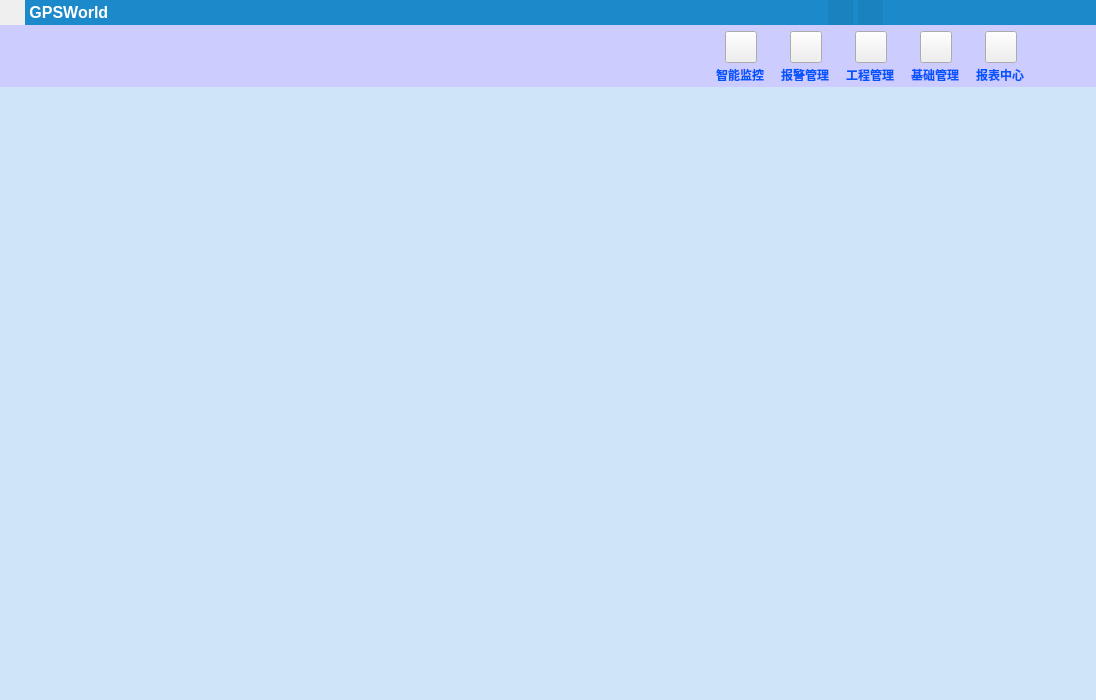
<?xml version="1.0" encoding="UTF-8"?>
<ui version="4.0">
 <class>GPSWorld</class>
 <widget class="QWidget" name="GPSWorld">
  <property name="geometry">
   <rect>
    <x>0</x>
    <y>0</y>
    <width>1096</width>
    <height>700</height>
   </rect>
  </property>
  <property name="sizePolicy">
   <sizepolicy hsizetype="Expanding" vsizetype="Expanding">
    <horstretch>0</horstretch>
    <verstretch>0</verstretch>
   </sizepolicy>
  </property>
  <property name="windowTitle">
   <string>GPSWorld</string>
  </property>
  <property name="windowIcon">
   <iconset resource="GPSWorld.qrc">
    <normaloff>:/GPSWorld/Resources/image/GPS.ico</normaloff>:/GPSWorld/Resources/image/GPS.ico</iconset>
  </property>
  <property name="styleSheet">
   <string notr="true"/>
  </property>
  <layout class="QVBoxLayout" name="verticalLayout">
   <property name="spacing">
    <number>0</number>
   </property>
   <property name="leftMargin">
    <number>0</number>
   </property>
   <property name="topMargin">
    <number>0</number>
   </property>
   <property name="rightMargin">
    <number>0</number>
   </property>
   <property name="bottomMargin">
    <number>0</number>
   </property>
   <item>
    <widget class="QWidget" name="widget_title" native="true">
     <property name="sizePolicy">
      <sizepolicy hsizetype="Expanding" vsizetype="Fixed">
       <horstretch>0</horstretch>
       <verstretch>0</verstretch>
      </sizepolicy>
     </property>
     <property name="minimumSize">
      <size>
       <width>0</width>
       <height>25</height>
      </size>
     </property>
     <property name="maximumSize">
      <size>
       <width>16777215</width>
       <height>25</height>
      </size>
     </property>
     <layout class="QHBoxLayout" name="horizontalLayout">
      <property name="spacing">
       <number>0</number>
      </property>
      <property name="leftMargin">
       <number>0</number>
      </property>
      <property name="topMargin">
       <number>0</number>
      </property>
      <property name="rightMargin">
       <number>0</number>
      </property>
      <property name="bottomMargin">
       <number>0</number>
      </property>
      <item>
       <widget class="QPushButton" name="btn_icon">
        <property name="sizePolicy">
         <sizepolicy hsizetype="Fixed" vsizetype="Fixed">
          <horstretch>0</horstretch>
          <verstretch>0</verstretch>
         </sizepolicy>
        </property>
        <property name="minimumSize">
         <size>
          <width>25</width>
          <height>25</height>
         </size>
        </property>
        <property name="maximumSize">
         <size>
          <width>25</width>
          <height>25</height>
         </size>
        </property>
        <property name="text">
         <string/>
        </property>
        <property name="icon">
         <iconset resource="GPSWorld.qrc">
          <normaloff>:/GPSWorld/Resources/image/GPS.png</normaloff>:/GPSWorld/Resources/image/GPS.png</iconset>
        </property>
        <property name="iconSize">
         <size>
          <width>25</width>
          <height>25</height>
         </size>
        </property>
        <property name="autoDefault">
         <bool>true</bool>
        </property>
        <property name="flat">
         <bool>true</bool>
        </property>
       </widget>
      </item>
      <item>
       <widget class="QLabel" name="lab_title">
        <property name="sizePolicy">
         <sizepolicy hsizetype="Expanding" vsizetype="Fixed">
          <horstretch>0</horstretch>
          <verstretch>0</verstretch>
         </sizepolicy>
        </property>
        <property name="minimumSize">
         <size>
          <width>0</width>
          <height>25</height>
         </size>
        </property>
        <property name="maximumSize">
         <size>
          <width>16777215</width>
          <height>25</height>
         </size>
        </property>
        <property name="font">
         <font>
          <pointsize>12</pointsize>
         </font>
        </property>
        <property name="layoutDirection">
         <enum>Qt::LeftToRight</enum>
        </property>
        <property name="styleSheet">
         <string notr="true">QLabel#lab_title{
	background: #1B89CA;
	color: rgb(255, 255, 255);
}
</string>
        </property>
        <property name="text">
         <string>&lt;html&gt;&lt;b&gt;&amp;nbsp;GPSWorld&lt;/b&gt;&lt;/html&gt;</string>
        </property>
       </widget>
      </item>
      <item>
       <widget class="QWidget" name="widget_style" native="true">
        <property name="sizePolicy">
         <sizepolicy hsizetype="Fixed" vsizetype="Fixed">
          <horstretch>0</horstretch>
          <verstretch>0</verstretch>
         </sizepolicy>
        </property>
        <property name="minimumSize">
         <size>
          <width>268</width>
          <height>25</height>
         </size>
        </property>
        <property name="maximumSize">
         <size>
          <width>268</width>
          <height>25</height>
         </size>
        </property>
        <property name="styleSheet">
         <string notr="true">QWidget#widget_style{
		background: #1B89CA;
		color:#1B89CA;
}</string>
        </property>
        <widget class="QWidget" name="widget_notice" native="true">
         <property name="geometry">
          <rect>
           <x>0</x>
           <y>0</y>
           <width>55</width>
           <height>25</height>
          </rect>
         </property>
         <property name="sizePolicy">
          <sizepolicy hsizetype="Fixed" vsizetype="Fixed">
           <horstretch>0</horstretch>
           <verstretch>0</verstretch>
          </sizepolicy>
         </property>
         <widget class="QPushButton" name="Warnning">
          <property name="geometry">
           <rect>
            <x>0</x>
            <y>0</y>
            <width>25</width>
            <height>25</height>
           </rect>
          </property>
          <property name="sizePolicy">
           <sizepolicy hsizetype="Fixed" vsizetype="Fixed">
            <horstretch>0</horstretch>
            <verstretch>0</verstretch>
           </sizepolicy>
          </property>
          <property name="minimumSize">
           <size>
            <width>25</width>
            <height>25</height>
           </size>
          </property>
          <property name="maximumSize">
           <size>
            <width>25</width>
            <height>25</height>
           </size>
          </property>
          <property name="toolTip">
           <string>上线提醒</string>
          </property>
          <property name="styleSheet">
           <string notr="true">QPushButton#Warnning{
	border-radius:0px;
	color: #F0F0F0;
	background-color: rgb(25, 130, 191);
	border-style:none;
}
QPushButton#Warnning:hover{
	background-color: qlineargradient(spread:pad, x1:0, y1:1, x2:0, y2:0, stop:0 rgba(25, 134, 199, 0), stop:1 #5CACEE);
}</string>
          </property>
          <property name="text">
           <string/>
          </property>
          <property name="iconSize">
           <size>
            <width>23</width>
            <height>23</height>
           </size>
          </property>
          <property name="autoDefault">
           <bool>false</bool>
          </property>
          <property name="flat">
           <bool>true</bool>
          </property>
         </widget>
         <widget class="QPushButton" name="OnlineNotice">
          <property name="geometry">
           <rect>
            <x>30</x>
            <y>0</y>
            <width>25</width>
            <height>25</height>
           </rect>
          </property>
          <property name="sizePolicy">
           <sizepolicy hsizetype="Fixed" vsizetype="Fixed">
            <horstretch>0</horstretch>
            <verstretch>0</verstretch>
           </sizepolicy>
          </property>
          <property name="minimumSize">
           <size>
            <width>25</width>
            <height>25</height>
           </size>
          </property>
          <property name="maximumSize">
           <size>
            <width>25</width>
            <height>25</height>
           </size>
          </property>
          <property name="toolTip">
           <string>警告报警</string>
          </property>
          <property name="styleSheet">
           <string notr="true">QPushButton#OnlineNotice{
	border-radius:0px;
	color: #F0F0F0;
	background-color: rgb(25, 130, 191);
	border-style:none;
}
QPushButton#OnlineNotice:hover{
	background-color: qlineargradient(spread:pad, x1:0, y1:1, x2:0, y2:0, stop:0 rgba(25, 134, 199, 0), stop:1 #5CACEE);
}</string>
          </property>
          <property name="text">
           <string/>
          </property>
          <property name="iconSize">
           <size>
            <width>25</width>
            <height>25</height>
           </size>
          </property>
          <property name="autoDefault">
           <bool>false</bool>
          </property>
          <property name="flat">
           <bool>true</bool>
          </property>
         </widget>
        </widget>
        <widget class="QWidget" name="widget_terminal" native="true">
         <property name="geometry">
          <rect>
           <x>65</x>
           <y>0</y>
           <width>64</width>
           <height>25</height>
          </rect>
         </property>
         <property name="sizePolicy">
          <sizepolicy hsizetype="Fixed" vsizetype="Fixed">
           <horstretch>0</horstretch>
           <verstretch>0</verstretch>
          </sizepolicy>
         </property>
         <widget class="QPushButton" name="terminalSetting">
          <property name="geometry">
           <rect>
            <x>0</x>
            <y>0</y>
            <width>32</width>
            <height>23</height>
           </rect>
          </property>
          <property name="sizePolicy">
           <sizepolicy hsizetype="Fixed" vsizetype="Fixed">
            <horstretch>0</horstretch>
            <verstretch>0</verstretch>
           </sizepolicy>
          </property>
          <property name="minimumSize">
           <size>
            <width>32</width>
            <height>23</height>
           </size>
          </property>
          <property name="maximumSize">
           <size>
            <width>32</width>
            <height>23</height>
           </size>
          </property>
          <property name="cursor">
           <cursorShape>ArrowCursor</cursorShape>
          </property>
          <property name="focusPolicy">
           <enum>Qt::NoFocus</enum>
          </property>
          <property name="toolTip">
           <string>终端控制</string>
          </property>
          <property name="styleSheet">
           <string notr="true">QPushButton#terminalSetting{
	border-radius:0px;
	color: #F0F0F0;
	background-color:rgba(0,0,0,0);
	border-style:none;
}
QPushButton#terminalSetting:hover{
	background-color: qlineargradient(spread:pad, x1:0, y1:1, x2:0, y2:0, stop:0 rgba(25, 134, 199, 0), stop:1 #5CACEE);
}</string>
          </property>
          <property name="text">
           <string/>
          </property>
          <property name="autoDefault">
           <bool>true</bool>
          </property>
          <property name="flat">
           <bool>true</bool>
          </property>
         </widget>
         <widget class="QPushButton" name="terminalCommand">
          <property name="geometry">
           <rect>
            <x>32</x>
            <y>0</y>
            <width>32</width>
            <height>23</height>
           </rect>
          </property>
          <property name="sizePolicy">
           <sizepolicy hsizetype="Fixed" vsizetype="Fixed">
            <horstretch>0</horstretch>
            <verstretch>0</verstretch>
           </sizepolicy>
          </property>
          <property name="minimumSize">
           <size>
            <width>32</width>
            <height>23</height>
           </size>
          </property>
          <property name="maximumSize">
           <size>
            <width>32</width>
            <height>23</height>
           </size>
          </property>
          <property name="cursor">
           <cursorShape>ArrowCursor</cursorShape>
          </property>
          <property name="focusPolicy">
           <enum>Qt::NoFocus</enum>
          </property>
          <property name="toolTip">
           <string>上行命令</string>
          </property>
          <property name="styleSheet">
           <string notr="true">QPushButton#terminalCommand{
	border-radius:0px;
	color: #F0F0F0;
	background-color:rgba(0,0,0,0);
	border-style:none;
}
QPushButton#terminalCommand:hover{
	background-color: qlineargradient(spread:pad, x1:0, y1:1, x2:0, y2:0, stop:0 rgba(25, 134, 199, 0), stop:1 #5CACEE);
}</string>
          </property>
          <property name="text">
           <string/>
          </property>
          <property name="autoDefault">
           <bool>true</bool>
          </property>
          <property name="flat">
           <bool>true</bool>
          </property>
         </widget>
        </widget>
        <widget class="QWidget" name="widget_btnMenu" native="true">
         <property name="geometry">
          <rect>
           <x>140</x>
           <y>0</y>
           <width>128</width>
           <height>25</height>
          </rect>
         </property>
         <property name="sizePolicy">
          <sizepolicy hsizetype="Fixed" vsizetype="Fixed">
           <horstretch>0</horstretch>
           <verstretch>0</verstretch>
          </sizepolicy>
         </property>
         <widget class="QPushButton" name="btnMenu_Close">
          <property name="geometry">
           <rect>
            <x>96</x>
            <y>0</y>
            <width>32</width>
            <height>23</height>
           </rect>
          </property>
          <property name="sizePolicy">
           <sizepolicy hsizetype="Fixed" vsizetype="Fixed">
            <horstretch>0</horstretch>
            <verstretch>0</verstretch>
           </sizepolicy>
          </property>
          <property name="minimumSize">
           <size>
            <width>32</width>
            <height>23</height>
           </size>
          </property>
          <property name="maximumSize">
           <size>
            <width>32</width>
            <height>23</height>
           </size>
          </property>
          <property name="baseSize">
           <size>
            <width>32</width>
            <height>23</height>
           </size>
          </property>
          <property name="cursor">
           <cursorShape>ArrowCursor</cursorShape>
          </property>
          <property name="focusPolicy">
           <enum>Qt::NoFocus</enum>
          </property>
          <property name="toolTip">
           <string>最小化</string>
          </property>
          <property name="styleSheet">
           <string notr="true">QPushButton#btnMenu_Close{
	border-radius:0px;
	color: #F0F0F0;
	background-color:rgba(0,0,0,0);
	border-style:none;
}
QPushButton#btnMenu_Close:hover{
	background-color: qlineargradient(spread:pad, x1:0, y1:1, x2:0, y2:0, stop:0 rgba(238, 0, 0, 128), stop:1 rgba(238, 44, 44, 255));
}</string>
          </property>
          <property name="text">
           <string/>
          </property>
          <property name="autoDefault">
           <bool>true</bool>
          </property>
          <property name="flat">
           <bool>true</bool>
          </property>
         </widget>
         <widget class="QPushButton" name="btnMenu_Max">
          <property name="geometry">
           <rect>
            <x>64</x>
            <y>0</y>
            <width>32</width>
            <height>23</height>
           </rect>
          </property>
          <property name="sizePolicy">
           <sizepolicy hsizetype="Fixed" vsizetype="Fixed">
            <horstretch>0</horstretch>
            <verstretch>0</verstretch>
           </sizepolicy>
          </property>
          <property name="minimumSize">
           <size>
            <width>32</width>
            <height>23</height>
           </size>
          </property>
          <property name="maximumSize">
           <size>
            <width>32</width>
            <height>23</height>
           </size>
          </property>
          <property name="baseSize">
           <size>
            <width>32</width>
            <height>23</height>
           </size>
          </property>
          <property name="cursor">
           <cursorShape>ArrowCursor</cursorShape>
          </property>
          <property name="focusPolicy">
           <enum>Qt::NoFocus</enum>
          </property>
          <property name="toolTip">
           <string>菜单</string>
          </property>
          <property name="styleSheet">
           <string notr="true">QPushButton#btnMenu_Max{
	border-radius:0px;
	color: #F0F0F0;
	background-color:rgba(0,0,0,0);
	border-style:none;
}
QPushButton#btnMenu_Max:hover{
	background-color: qlineargradient(spread:pad, x1:0, y1:1, x2:0, y2:0, stop:0 rgba(25, 134, 199, 0), stop:1 #5CACEE);
}</string>
          </property>
          <property name="text">
           <string/>
          </property>
          <property name="autoDefault">
           <bool>true</bool>
          </property>
          <property name="flat">
           <bool>true</bool>
          </property>
         </widget>
         <widget class="QPushButton" name="btnMenu">
          <property name="geometry">
           <rect>
            <x>0</x>
            <y>0</y>
            <width>32</width>
            <height>23</height>
           </rect>
          </property>
          <property name="sizePolicy">
           <sizepolicy hsizetype="Fixed" vsizetype="Fixed">
            <horstretch>0</horstretch>
            <verstretch>0</verstretch>
           </sizepolicy>
          </property>
          <property name="minimumSize">
           <size>
            <width>32</width>
            <height>23</height>
           </size>
          </property>
          <property name="maximumSize">
           <size>
            <width>32</width>
            <height>23</height>
           </size>
          </property>
          <property name="cursor">
           <cursorShape>ArrowCursor</cursorShape>
          </property>
          <property name="focusPolicy">
           <enum>Qt::NoFocus</enum>
          </property>
          <property name="toolTip">
           <string>终端控制</string>
          </property>
          <property name="styleSheet">
           <string notr="true">QPushButton#btnMenu{
	border-radius:0px;
	color: #F0F0F0;
	background-color:rgba(0,0,0,0);
	border-style:none;
}
QPushButton#btnMenu:hover{
	background-color: qlineargradient(spread:pad, x1:0, y1:1, x2:0, y2:0, stop:0 rgba(25, 134, 199, 0), stop:1 #5CACEE);
}</string>
          </property>
          <property name="text">
           <string/>
          </property>
          <property name="autoDefault">
           <bool>true</bool>
          </property>
          <property name="flat">
           <bool>true</bool>
          </property>
         </widget>
         <widget class="QPushButton" name="btnMenu_Min">
          <property name="geometry">
           <rect>
            <x>32</x>
            <y>0</y>
            <width>32</width>
            <height>23</height>
           </rect>
          </property>
          <property name="sizePolicy">
           <sizepolicy hsizetype="Fixed" vsizetype="Fixed">
            <horstretch>0</horstretch>
            <verstretch>0</verstretch>
           </sizepolicy>
          </property>
          <property name="minimumSize">
           <size>
            <width>32</width>
            <height>23</height>
           </size>
          </property>
          <property name="maximumSize">
           <size>
            <width>32</width>
            <height>23</height>
           </size>
          </property>
          <property name="cursor">
           <cursorShape>ArrowCursor</cursorShape>
          </property>
          <property name="focusPolicy">
           <enum>Qt::NoFocus</enum>
          </property>
          <property name="toolTip">
           <string>上行命令</string>
          </property>
          <property name="styleSheet">
           <string notr="true">QPushButton#btnMenu_Min{
	border-radius:0px;
	color: #F0F0F0;
	background-color:rgba(0,0,0,0);
	border-style:none;
}
QPushButton#btnMenu_Min:hover{
	background-color: qlineargradient(spread:pad, x1:0, y1:1, x2:0, y2:0, stop:0 rgba(25, 134, 199, 0), stop:1 #5CACEE);
}</string>
          </property>
          <property name="text">
           <string/>
          </property>
          <property name="autoDefault">
           <bool>true</bool>
          </property>
          <property name="flat">
           <bool>true</bool>
          </property>
         </widget>
        </widget>
       </widget>
      </item>
     </layout>
    </widget>
   </item>
   <item>
    <widget class="QWidget" name="widget_tool" native="true">
     <property name="sizePolicy">
      <sizepolicy hsizetype="Expanding" vsizetype="Fixed">
       <horstretch>0</horstretch>
       <verstretch>0</verstretch>
      </sizepolicy>
     </property>
     <property name="minimumSize">
      <size>
       <width>0</width>
       <height>62</height>
      </size>
     </property>
     <property name="maximumSize">
      <size>
       <width>16777215</width>
       <height>62</height>
      </size>
     </property>
     <property name="styleSheet">
      <string notr="true">QWidget#widget_tool{
	background-color:#CCCCFF;
}
</string>
     </property>
     <layout class="QHBoxLayout" name="horizontalLayout_2">
      <property name="spacing">
       <number>0</number>
      </property>
      <property name="leftMargin">
       <number>0</number>
      </property>
      <property name="topMargin">
       <number>6</number>
      </property>
      <property name="rightMargin">
       <number>0</number>
      </property>
      <property name="bottomMargin">
       <number>6</number>
      </property>
      <item>
       <widget class="QLabel" name="lab_Logo">
        <property name="sizePolicy">
         <sizepolicy hsizetype="Fixed" vsizetype="Fixed">
          <horstretch>0</horstretch>
          <verstretch>0</verstretch>
         </sizepolicy>
        </property>
        <property name="minimumSize">
         <size>
          <width>185</width>
          <height>50</height>
         </size>
        </property>
        <property name="maximumSize">
         <size>
          <width>185</width>
          <height>50</height>
         </size>
        </property>
        <property name="text">
         <string/>
        </property>
       </widget>
      </item>
      <item>
       <spacer name="horizontalSpacer">
        <property name="orientation">
         <enum>Qt::Horizontal</enum>
        </property>
        <property name="sizeHint" stdset="0">
         <size>
          <width>508</width>
          <height>48</height>
         </size>
        </property>
       </spacer>
      </item>
      <item>
       <widget class="QWidget" name="widget_toolBtn" native="true">
        <property name="sizePolicy">
         <sizepolicy hsizetype="Fixed" vsizetype="Fixed">
          <horstretch>0</horstretch>
          <verstretch>0</verstretch>
         </sizepolicy>
        </property>
        <property name="minimumSize">
         <size>
          <width>310</width>
          <height>50</height>
         </size>
        </property>
        <property name="maximumSize">
         <size>
          <width>310</width>
          <height>50</height>
         </size>
        </property>
        <widget class="QWidget" name="widget_repTool" native="true">
         <property name="geometry">
          <rect>
           <x>260</x>
           <y>0</y>
           <width>50</width>
           <height>50</height>
          </rect>
         </property>
         <property name="sizePolicy">
          <sizepolicy hsizetype="Fixed" vsizetype="Fixed">
           <horstretch>0</horstretch>
           <verstretch>0</verstretch>
          </sizepolicy>
         </property>
         <property name="styleSheet">
          <string notr="true">QWidget#widget_repTool{
	background-color:#CCCCFF;
}
QWidget#widget_repTool:hover{
	background-color: rgb(156, 156, 232);
}</string>
         </property>
         <widget class="QLabel" name="labelText5">
          <property name="geometry">
           <rect>
            <x>0</x>
            <y>35</y>
            <width>50</width>
            <height>15</height>
           </rect>
          </property>
          <property name="sizePolicy">
           <sizepolicy hsizetype="Fixed" vsizetype="Fixed">
            <horstretch>0</horstretch>
            <verstretch>0</verstretch>
           </sizepolicy>
          </property>
          <property name="text">
           <string>&lt;html&gt;&lt;head/&gt;&lt;body&gt;&lt;p&gt;&lt;span style=&quot; font-weight:600; color:#0055ff;&quot;&gt;报表中心&lt;/span&gt;&lt;/p&gt;&lt;/body&gt;&lt;/html&gt;</string>
          </property>
         </widget>
         <widget class="QPushButton" name="reportButton">
          <property name="geometry">
           <rect>
            <x>9</x>
            <y>0</y>
            <width>32</width>
            <height>32</height>
           </rect>
          </property>
          <property name="sizePolicy">
           <sizepolicy hsizetype="Fixed" vsizetype="Fixed">
            <horstretch>0</horstretch>
            <verstretch>0</verstretch>
           </sizepolicy>
          </property>
          <property name="text">
           <string/>
          </property>
          <property name="icon">
           <iconset resource="GPSWorld.qrc">
            <normaloff>:/GPSWorld/Resources/image/reportcenter.png</normaloff>:/GPSWorld/Resources/image/reportcenter.png</iconset>
          </property>
          <property name="iconSize">
           <size>
            <width>32</width>
            <height>32</height>
           </size>
          </property>
         </widget>
        </widget>
        <widget class="QWidget" name="widget_baseTool" native="true">
         <property name="geometry">
          <rect>
           <x>195</x>
           <y>0</y>
           <width>50</width>
           <height>50</height>
          </rect>
         </property>
         <property name="sizePolicy">
          <sizepolicy hsizetype="Fixed" vsizetype="Fixed">
           <horstretch>0</horstretch>
           <verstretch>0</verstretch>
          </sizepolicy>
         </property>
         <property name="styleSheet">
          <string notr="true">QWidget#widget_baseTool{
	background-color:#CCCCFF;
}
QWidget#widget_baseTool:hover{
	background-color: rgb(156, 156, 232);
}</string>
         </property>
         <widget class="QLabel" name="labelText4">
          <property name="geometry">
           <rect>
            <x>0</x>
            <y>35</y>
            <width>50</width>
            <height>15</height>
           </rect>
          </property>
          <property name="sizePolicy">
           <sizepolicy hsizetype="Fixed" vsizetype="Fixed">
            <horstretch>0</horstretch>
            <verstretch>0</verstretch>
           </sizepolicy>
          </property>
          <property name="text">
           <string>&lt;html&gt;&lt;head/&gt;&lt;body&gt;&lt;p&gt;&lt;span style=&quot; font-weight:600; color:#0055ff;&quot;&gt;基础管理&lt;/span&gt;&lt;/p&gt;&lt;/body&gt;&lt;/html&gt;</string>
          </property>
         </widget>
         <widget class="QPushButton" name="baseButton">
          <property name="geometry">
           <rect>
            <x>9</x>
            <y>0</y>
            <width>32</width>
            <height>32</height>
           </rect>
          </property>
          <property name="sizePolicy">
           <sizepolicy hsizetype="Fixed" vsizetype="Fixed">
            <horstretch>0</horstretch>
            <verstretch>0</verstretch>
           </sizepolicy>
          </property>
          <property name="text">
           <string/>
          </property>
          <property name="icon">
           <iconset resource="GPSWorld.qrc">
            <normaloff>:/GPSWorld/Resources/image/basicmanager.png</normaloff>:/GPSWorld/Resources/image/basicmanager.png</iconset>
          </property>
          <property name="iconSize">
           <size>
            <width>32</width>
            <height>32</height>
           </size>
          </property>
         </widget>
        </widget>
        <widget class="QWidget" name="widget_warnTool" native="true">
         <property name="geometry">
          <rect>
           <x>65</x>
           <y>0</y>
           <width>50</width>
           <height>50</height>
          </rect>
         </property>
         <property name="sizePolicy">
          <sizepolicy hsizetype="Fixed" vsizetype="Fixed">
           <horstretch>0</horstretch>
           <verstretch>0</verstretch>
          </sizepolicy>
         </property>
         <property name="styleSheet">
          <string notr="true">QWidget#widget_warnTool{
	background-color:#CCCCFF;
}
QWidget#widget_warnTool:hover{
	background-color: rgb(156, 156, 232);
}</string>
         </property>
         <widget class="QPushButton" name="warningButton">
          <property name="geometry">
           <rect>
            <x>9</x>
            <y>0</y>
            <width>32</width>
            <height>32</height>
           </rect>
          </property>
          <property name="sizePolicy">
           <sizepolicy hsizetype="Fixed" vsizetype="Fixed">
            <horstretch>0</horstretch>
            <verstretch>0</verstretch>
           </sizepolicy>
          </property>
          <property name="text">
           <string/>
          </property>
          <property name="icon">
           <iconset resource="GPSWorld.qrc">
            <normaloff>:/GPSWorld/Resources/image/warningButton.png</normaloff>:/GPSWorld/Resources/image/warningButton.png</iconset>
          </property>
          <property name="iconSize">
           <size>
            <width>32</width>
            <height>32</height>
           </size>
          </property>
         </widget>
         <widget class="QLabel" name="labelText2">
          <property name="geometry">
           <rect>
            <x>0</x>
            <y>35</y>
            <width>50</width>
            <height>15</height>
           </rect>
          </property>
          <property name="sizePolicy">
           <sizepolicy hsizetype="Fixed" vsizetype="Fixed">
            <horstretch>0</horstretch>
            <verstretch>0</verstretch>
           </sizepolicy>
          </property>
          <property name="text">
           <string>&lt;html&gt;&lt;head/&gt;&lt;body&gt;&lt;p&gt;&lt;span style=&quot; font-weight:600; color:#0055ff;&quot;&gt;报警管理&lt;/span&gt;&lt;/p&gt;&lt;/body&gt;&lt;/html&gt;</string>
          </property>
         </widget>
        </widget>
        <widget class="QWidget" name="widget_proTool" native="true">
         <property name="geometry">
          <rect>
           <x>130</x>
           <y>0</y>
           <width>50</width>
           <height>50</height>
          </rect>
         </property>
         <property name="sizePolicy">
          <sizepolicy hsizetype="Fixed" vsizetype="Fixed">
           <horstretch>0</horstretch>
           <verstretch>0</verstretch>
          </sizepolicy>
         </property>
         <property name="styleSheet">
          <string notr="true">QWidget#widget_proTool{
	background-color:#CCCCFF;
}
QWidget#widget_proTool:hover{
	background-color: rgb(156, 156, 232);
}</string>
         </property>
         <widget class="QLabel" name="labelText3">
          <property name="geometry">
           <rect>
            <x>0</x>
            <y>35</y>
            <width>50</width>
            <height>15</height>
           </rect>
          </property>
          <property name="sizePolicy">
           <sizepolicy hsizetype="Fixed" vsizetype="Fixed">
            <horstretch>0</horstretch>
            <verstretch>0</verstretch>
           </sizepolicy>
          </property>
          <property name="text">
           <string>&lt;html&gt;&lt;head/&gt;&lt;body&gt;&lt;p&gt;&lt;span style=&quot; font-weight:600; color:#0055ff;&quot;&gt;工程管理&lt;/span&gt;&lt;/p&gt;&lt;/body&gt;&lt;/html&gt;</string>
          </property>
         </widget>
         <widget class="QPushButton" name="proButton">
          <property name="geometry">
           <rect>
            <x>9</x>
            <y>0</y>
            <width>32</width>
            <height>32</height>
           </rect>
          </property>
          <property name="sizePolicy">
           <sizepolicy hsizetype="Fixed" vsizetype="Fixed">
            <horstretch>0</horstretch>
            <verstretch>0</verstretch>
           </sizepolicy>
          </property>
          <property name="text">
           <string/>
          </property>
          <property name="icon">
           <iconset resource="GPSWorld.qrc">
            <normaloff>:/GPSWorld/Resources/image/engineermanager.png</normaloff>:/GPSWorld/Resources/image/engineermanager.png</iconset>
          </property>
          <property name="iconSize">
           <size>
            <width>32</width>
            <height>32</height>
           </size>
          </property>
         </widget>
        </widget>
        <widget class="QWidget" name="widget_watchTool" native="true">
         <property name="geometry">
          <rect>
           <x>0</x>
           <y>0</y>
           <width>50</width>
           <height>50</height>
          </rect>
         </property>
         <property name="sizePolicy">
          <sizepolicy hsizetype="Fixed" vsizetype="Fixed">
           <horstretch>0</horstretch>
           <verstretch>0</verstretch>
          </sizepolicy>
         </property>
         <property name="styleSheet">
          <string notr="true">QWidget#widget_watchTool{
	background-color:#CCCCFF;
}
QWidget#widget_watchTool:hover{
	background-color: rgb(156, 156, 232);
}</string>
         </property>
         <widget class="QLabel" name="labelText1">
          <property name="geometry">
           <rect>
            <x>0</x>
            <y>35</y>
            <width>50</width>
            <height>15</height>
           </rect>
          </property>
          <property name="sizePolicy">
           <sizepolicy hsizetype="Fixed" vsizetype="Fixed">
            <horstretch>0</horstretch>
            <verstretch>0</verstretch>
           </sizepolicy>
          </property>
          <property name="text">
           <string>&lt;html&gt;&lt;head/&gt;&lt;body&gt;&lt;p&gt;&lt;span style=&quot; font-weight:600; color:#0055ff;&quot;&gt;智能监控&lt;/span&gt;&lt;/p&gt;&lt;/body&gt;&lt;/html&gt;</string>
          </property>
         </widget>
         <widget class="QPushButton" name="watchButton">
          <property name="geometry">
           <rect>
            <x>9</x>
            <y>0</y>
            <width>32</width>
            <height>32</height>
           </rect>
          </property>
          <property name="sizePolicy">
           <sizepolicy hsizetype="Fixed" vsizetype="Fixed">
            <horstretch>0</horstretch>
            <verstretch>0</verstretch>
           </sizepolicy>
          </property>
          <property name="text">
           <string/>
          </property>
          <property name="icon">
           <iconset resource="GPSWorld.qrc">
            <normaloff>:/GPSWorld/Resources/image/intelligence.png</normaloff>:/GPSWorld/Resources/image/intelligence.png</iconset>
          </property>
          <property name="iconSize">
           <size>
            <width>32</width>
            <height>32</height>
           </size>
          </property>
         </widget>
        </widget>
       </widget>
      </item>
      <item>
       <spacer name="horizontalSpacer_2">
        <property name="orientation">
         <enum>Qt::Horizontal</enum>
        </property>
        <property name="sizeType">
         <enum>QSizePolicy::Fixed</enum>
        </property>
        <property name="sizeHint" stdset="0">
         <size>
          <width>70</width>
          <height>20</height>
         </size>
        </property>
       </spacer>
      </item>
     </layout>
    </widget>
   </item>
   <item>
    <widget class="QStackedWidget" name="stackedWidget">
     <property name="sizePolicy">
      <sizepolicy hsizetype="Expanding" vsizetype="Expanding">
       <horstretch>0</horstretch>
       <verstretch>0</verstretch>
      </sizepolicy>
     </property>
     <property name="styleSheet">
      <string notr="true">QWidget#stackedWidget {
	background-color: rgb(207,228,249);
}
</string>
     </property>
     <widget class="QWidget" name="page"/>
     <widget class="QWidget" name="page_2"/>
    </widget>
   </item>
  </layout>
 </widget>
 <layoutdefault spacing="6" margin="11"/>
 <resources>
  <include location="GPSWorld.qrc"/>
 </resources>
 <connections/>
</ui>
